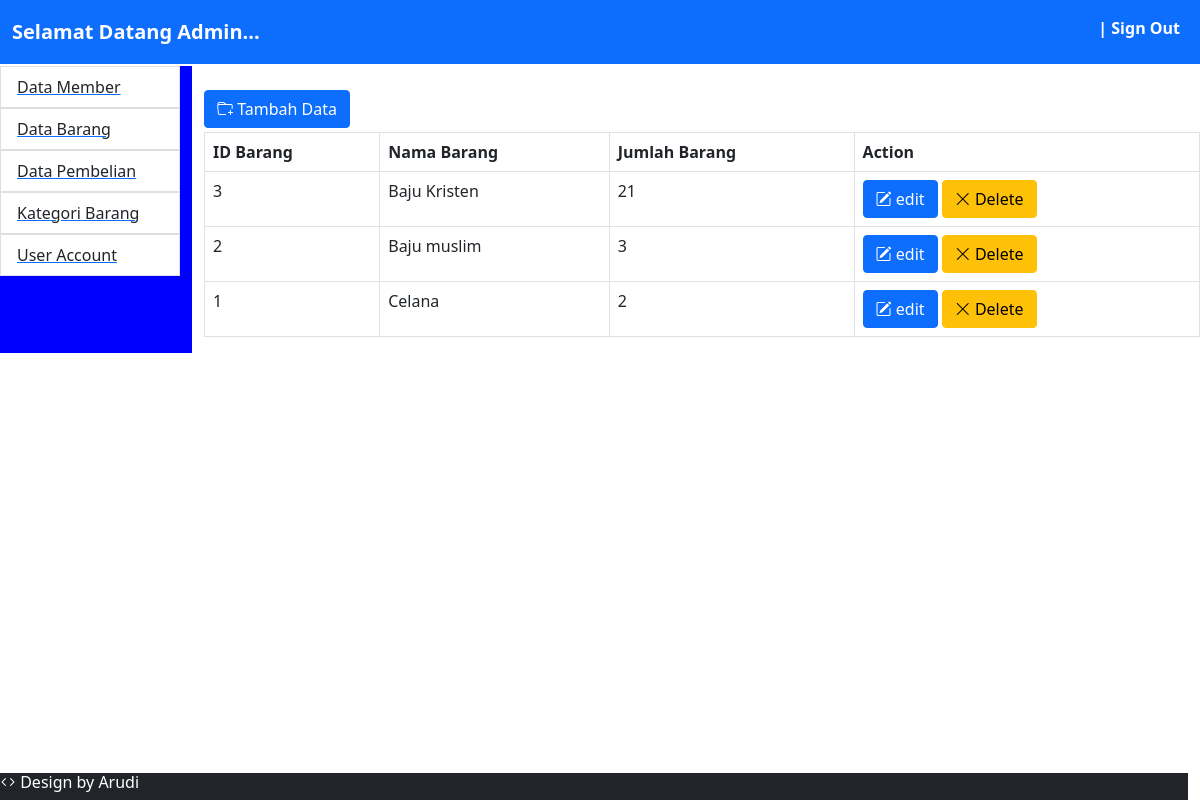
The page /admin/home.php?modul=mod_dt_barang on the database as committed earlier.
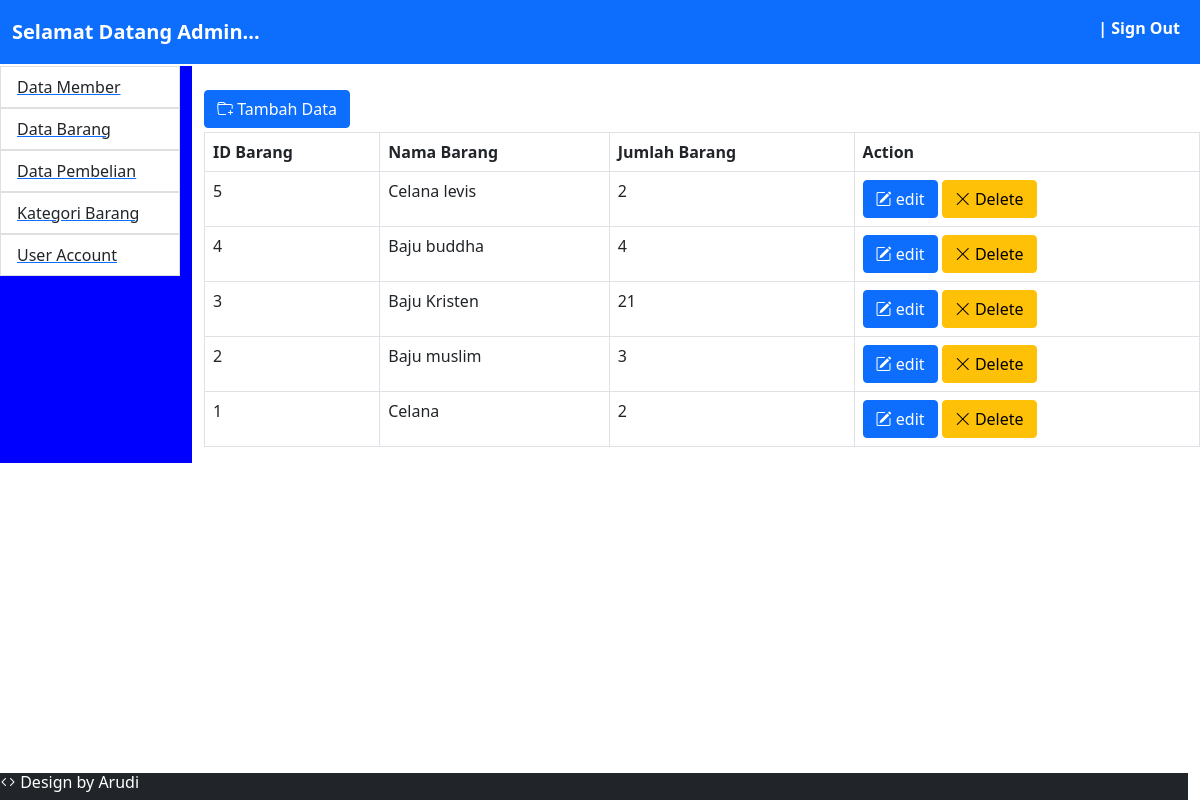
The same page on the database as committed later.
### tables this page shows
CREATE TABLE `tb_submenu` (
  `id_menu` int(100) NOT NULL,
  `nama_submenu` varchar(100) NOT NULL,
  `folder_submenu` varchar(100) NOT NULL,
  `is_active` tinyint(100) NOT NULL
);

CREATE TABLE `tb_dt_barang` (
  `id_barang` int(100) NOT NULL,
  `nama_barang` varchar(100) NOT NULL,
  `jumlah_barang` int(100) NOT NULL,
  `is_active` tinyint(100) NOT NULL
);

### admin/mod_dt_barang/index.php (the view, shortened to what this page needs)
<?php
include_once ('menuCtrl.php');
if(!isset($_GET['act'])){
?>
<a href="?modul=mod_dt_barang&act=add" class="btn btn-primary btn-xs mb-1"> <i class="bi bi-folder-plus "> </i> Tambah Data </a>
<table class="table table-bordered ">
    <tr>
        <th> ID Barang</th>
        <th> Nama Barang</th>
        <th> Jumlah Barang</th>
        <th> Action </th>
    </tr>
    <?php
    $qry_dt_member= mysqli_query($connect_db,"select * from tb_dt_barang order by id_barang DESC")or die("gagal akses tabel tb_dt_barang".mysqli_error($connect_db));
    while($row = mysqli_fetch_array($qry_dt_member)){
    ?>
    <tr>
        <td><?php echo $row['id_barang'];?></td>
        <td><?=$row['nama_barang']; ?></td>
        <td><?php echo $row['jumlah_barang']; ?></td>
        <td>
            <div class="d-grid gap-1 d-md-block">
            <a href="?modul=mod_dt_barang&act=edit&id=<?= $row['id_barang']; ?>" class="btn btn-xs btn-primary"> <i class="bi bi-pencil-square" > </i> edit </a>
            <a href="?modul=mod_dt_barang&act=delete&id=<?= $row['id_barang']; ?>" class="btn btn-xs btn-warning "> <i class="bi bi-x-lg"></i> Delete</a>
            </div>
      </td>
    </tr>
    <?php
    }
    ?>
</table>
<?php
}else if (isset($_GET['act']) && ($_GET['act']== "add")){
?>
<div class="row">
    <h3><?php echo $judul; ?></h3>
    <form action="mod_dt_barang/menuCtrl.php?modul=mod_dt_barangf&act=save" method="post">
    <div class="row pt-2">
    <div class="col-md-2">
    <label for="username" class="form-label" name="id_barang"> ID Barang </label>
  </div>
  <div class="col-md-5">
    <input type="text "name="id_barang" class="form-control">
    </div>
    <div class="col-md-1"></div>
    </div>
    <div class="row pt-2">
    <div class="col-md-2">
    <label for="username" class="form-label" name="nm_barang" > Nama Barang </label>
  </div>
  <div class="col-md-5">
    <input type="text "name="nm_barang" class="form-control">
    </div>
    <div class="col-md-1"></div>
    </div>
    <div class="row pt-2">
    <div class="col-md-2">
    <label for="username" class="form-label" name="jml_brg" > Jumlah Barang </label>
  </div>
  <div class="col-md-5">
    <input type="text "name="jml_brg" class="form-control">
    </div>
    <div class="row pt-2">
    <div class="col-md-2">
  </div>
  <div class="col-md-5">
   <input type="checkbox" name="ck_aktif"/> active
    </div>
    <div class="col-md-1"></div>
    </div>
    <div class="row pt-2">
    <div class="col-md-2">
   </div>
    <div class="col-md-5">
    <div class="d-grid gap-2 d-md-block">
    <button class="btn btn-secondary" type="reset" ><i class="bi bi-x" name="reset" > </i> Batal </button>
    <a href="?modul=mod_dt_barang" type="cancel" class="btn btn-warning"><i class="bi bi-arrow-left-circle-fill"></i> Kembali</a>
    <button class="btn btn-primary" type="submit"><i class="bi bi-download" name="simpan" > </i> Simpan </button>
    </div>
    <div class="col-md-1"></div>
    </div>
    </div>
    </form>
  </div>
</div>
<?php
}
?>

### config/koneksi_db.php
<?php
$servername ="localhost";
$database ="dbtokobaju";
$userdb ="root";
$pass_db ="" ;
$connect_db = mysqli_connect($servername,$userdb,$pass_db,$database);
if(!$connect_db){
    echo "<h3>koneksi gagal</h3>" ;
    exit ;
}else{
    echo "<h3>koneksi berhasil</h3>" ;
}
?>

### admin/home.php (shortened to what this page needs)
<?php
require_once('../config/koneksi_db.php') ;
?>
<!DOCTYPE html>
<html lang="en">
<head>
    <link rel="stylesheet" href="../asset/bootstrap/css/bootstrap.min.css">
    <link rel="stylesheet" href="../asset/bootstrap/sidemenu.css">
    <link rel="stylesheet" href="https://cdn.jsdelivr.net/npm/bootstrap-icons@1.8.1/font/bootstrap-icons.css">
</head>
<body>
<nav class="navbar navbar-expand-lg navbar-light bg-primary fixed-top">
  <div class="container-fluid">
    <a class="navbar-brand" href="#" style="color:white ;"> <b>  Selamat Datang Admin...</b></a>
    <div class="collapse navbar-collapse" id="navbarNavDropdown">
      <ul class="navbar-nav ms-auto mb-2 mb">
        <li class="nav-item">
          <a class="nav-link active" aria-current="page" href="#" style="color: white;">  <b> | Sign Out</b></a>
        </li>
      </ul>
    </div>
  </div>
</nav>
   <div class="row pt-4">
       <div class="col-md-2" style="background-color: blue;">
        <div>
            <?php
           include_once('menu.php') ;
           ?>
        </div>
       </div>
       <div class="col-md-10 pt-4">
           <?php
           if(isset($_GET['modul'])){
               include "".$_GET['modul']."/index.php";
           }
           ?>
       </div>
</body>
<footer class="footer bg-dark" style="position:fixed; bottom:0 ; " >
    <div class="row">
      <b><h6 style="color:white;"> <i class="bi bi-code"> </i> Design by Arudi </h6></b>
    </div>
</footer>
</html>

### admin/menu.php
<?php
        $qry_menu = mysqli_query($connect_db,"select * from tb_submenu") or die ("view menu").mysqli_error($connect_db);
        while($row = mysqli_fetch_array($qry_menu)){
       ?>
       <a href="?modul=<?php echo $row['folder_submenu']?>">
           <li class="list-group-item"><?php echo $row['nama_submenu'];?></li>
        </a>
            <?php } ?>

Rows that differ between the two databases and show on the page:
added tb_dt_barang: id_barang "5", nama_barang "Celana levis", jumlah_barang "2"
added tb_dt_barang: id_barang "4", nama_barang "Baju buddha", jumlah_barang "4"
